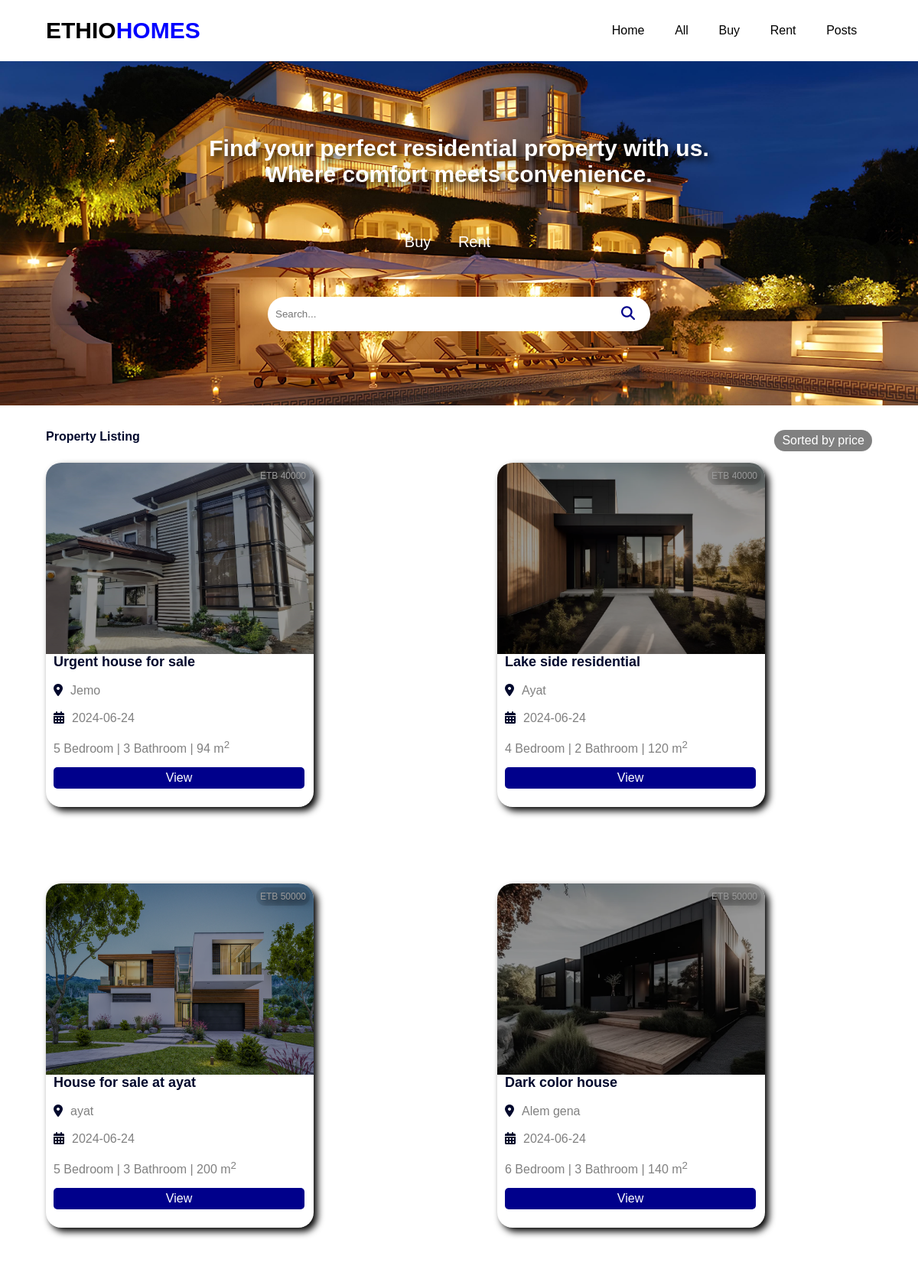
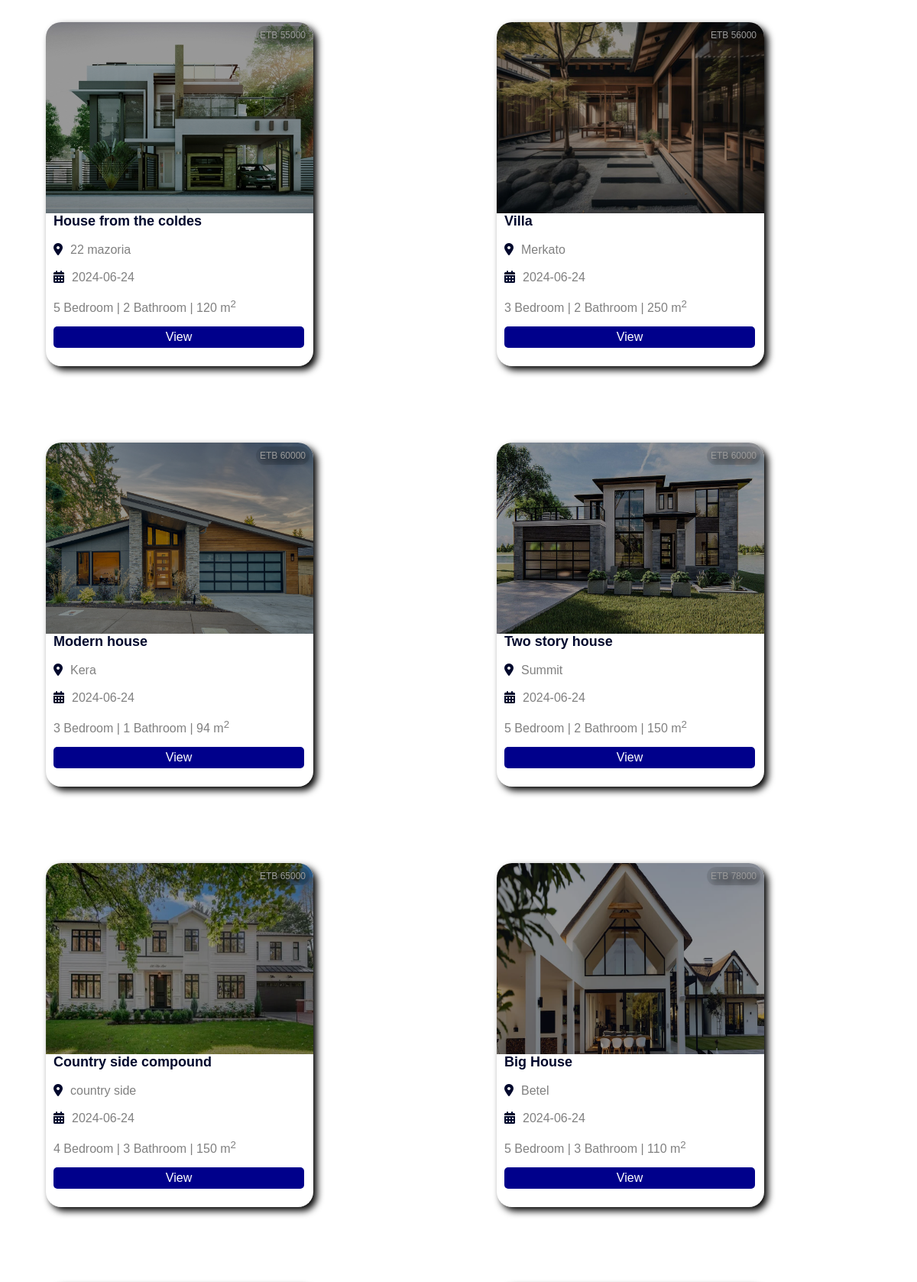
Screenshot of /html/buy_page.php (signed in, upper part) with the database file from the repository (2 pictures, top to bottom).
### tables this page shows
CREATE TABLE `house_table` (
  `house_id` int(10) NOT NULL,
  `house_image` varchar(100) NOT NULL,
  `image_1` varchar(100) NOT NULL,
  `image_2` varchar(100) NOT NULL,
  `image_3` varchar(100) NOT NULL,
  `image_4` varchar(100) NOT NULL,
  `image_5` varchar(100) NOT NULL,
  `house_name` varchar(100) NOT NULL,
  `house_price` int(10) NOT NULL,
  `house_location` varchar(100) NOT NULL,
  `house_bedroom` int(10) NOT NULL,
  `house_bathroom` int(10) NOT NULL,
  `house_area` int(10) NOT NULL,
  `house_status` tinyint(1) NOT NULL,
  `house_promotion` tinyint(1) NOT NULL,
  `house_rating` float NOT NULL,
  `house_review_number` int(10) NOT NULL,
  `buy_or_sale` tinyint(1) NOT NULL,
  `date` date NOT NULL,
  `user_id` int(11) NOT NULL
);

### html/buy_page.php (the view, shortened to what this page needs)
<?php
    include ("../php/connection.php");
    if(isset($_SESSION['user_id'])){
?>
<!DOCTYPE html>
<html>
<head>
    <link rel="stylesheet" href="../css/buy_and_rent_page.css">
    <link rel="stylesheet" href="https://cdnjs.cloudflare.com/ajax/libs/font-awesome/6.5.2/css/all.min.css" />
</head>
<body>
    <section class="section_1">
        <header>
            <h1>ETHIO<span>HOMES</span></h1>
            <nav>
                <a href="home_page.php">Home</a>
                <a href="all_page.php">All</a>
                <a href="buy_page.php">Buy</a>
                <a href="rent_page.php">Rent</a>
                <a href="post_page.php">Posts</a>
            </nav>
        </header>
        <main class="main" style="background: url('../assets/house_with_orange_lights.jpeg'); background-size: cover; background-position: center;">
            <div class="text">
                <h1>Find your perfect residential property with us.</h1>
                <h1>Where comfort meets convenience.</h1>
            </div>
            <div class="buy_or_rent">
                <a href="buy_page.php">Buy</a>
                <a href="rent_page.php">Rent</a>
            </div>
            <div class="search_bar">
                <input type="search" placeholder="Search..." id="search_bar">
                <button onclick="search_bar()"><i class="fa-solid fa-search"></i></button>
            </div>
        </main>
    <div class="section_2">
        <div class="top">
            <p>Property Listing</p>
            <p>Sorted by price</p>
        </div>
        <div class="container">
            <?php
                $sql_2 = "SELECT * FROM house_table WHERE buy_or_sale='1' ORDER BY house_price";
                $house_table_2 = mysqli_query($connection, $sql_2);
                if(mysqli_num_rows($house_table_2) > 0){
                    while($row_2 = mysqli_fetch_assoc($house_table_2)){
            ?>
            <div id="houses">
                <div class="image">
                    <img src="../z_databse_assets/<?php if(!empty($row_2['house_image'] || $row_2['house_image'] != "")){ echo $row_2['house_image']; } else{ echo "no_image.jpg"; } ?>">
                </div>
                <div id="details">
                    <h1><?php if(!empty($row_2['house_name'] || $row_2['house_name'] != "")){ echo $row_2['house_name']; } else{?> N/A <?php } ?></h1><br>
                    <p>ETB <?php if(!empty($row_2['house_price'] || $row_2['house_price'] != 0)){ echo $row_2['house_price']; } else{?> N/A <?php } ?></p>
                    <i class="fa-solid fa-location-dot"></i><p><?php if(!empty($row_2['house_location'] || $row_2['house_location'] != "")){ echo $row_2['house_location']; } else{?> N/A <?php } ?></p><br><br>
                    <i class="fa-solid fa-calendar-days"></i><p><?php if(empty($row_2['date']) || $row_2['date'] == "0000-00-00"){ ?> N/A <?php }else{ echo $row_2['date']; } ?></p><br><br>
                    <p><?php if(!empty($row_2['house_bedroom'] || $row_2['house_bedroom'] != 0)){ echo $row_2['house_bedroom']; } else{?> N/A <?php } ?> Bedroom | </p>
                    <p><?php if(!empty($row_2['house_bathroom'] || $row_2['house_bathroom'] != 0)){ echo $row_2['house_bathroom']; } else{?> N/A <?php } ?> Bathroom | </p>
                    <p><?php if(!empty($row_2['house_area'] || $row_2['house_area'] != 0)){ echo $row_2['house_area']; } else{?> N/A <?php } ?> m<sup>2</sup></p>
                    <a href="view_page/view_page.php?house_id=<?php echo $row_2['house_id']; ?>">View</a>
                </div>
            </div>
            <?php
                    }
                }
            ?>
        </div>
    </div>
</body>
</html>
<?php
    }
    else{
        header("Location: log_in_page.php?buy_Page=2");
    }
?>

### css/buy_and_rent_page.css (style rules this page uses)
* { font-family: Arial; margin: 0; padding: 0; }
.section_1 { color: white; }
.section_1 header { display: flex; justify-content: space-between; align-items: center; height: 4vh; padding: 2% 5%; }
.section_1 header h1 { color: black; }
.section_1 header h1 span { color: blue; }
.section_1 header h1 { display: inline; font-size: 30px; font-weight: 800; }
.section_1 header nav { display: flex; justify-content: space-around; width: 30vw; }
.section_1 header nav a { position: relative; color: black; text-decoration: none; font-weight: 500; z-index: 3; }
.section_1 header nav a::after { content: ""; position: absolute; left: 0; bottom: -6px; border-radius: 20px; height: 2px; width: 0; background-color: black; transition: 1s; }
.section_1 .main { display: flex; flex-direction: column; justify-content: center; align-items: center; color: white; font-size: 20px; text-shadow: 5px 5px 10px black; width: 100%; height: 450px; }
.section_1 .main .text { display: flex; flex-direction: column; justify-content: center; align-items: center; margin-bottom: 60px; }
.section_1 .main .buy_or_rent { margin-bottom: 60px; }
.section_1 .main .buy_or_rent a { position: relative; color: white; font-weight: 500; text-decoration: none; text-shadow: 5px 5px 10px black; margin-right: 30px; z-index: 3; }
.section_1 .main .buy_or_rent a::after { content: ""; position: absolute; left: 0; bottom: -6px; border-radius: 20px; height: 2px; width: 0; background-color: white; transition: 1s; }
.section_1 .main .search_bar { position: relative; width: 500px; z-index: 3; }
.section_1 .main .search_bar input { color: #00082c; border: none; border-radius: 100px; width: 100%; height: 45px; padding: 10px; padding-right: 44px; outline: none; }
.section_1 .main .search_bar button { position: absolute; top: 27%; right: 20px; cursor: pointer; color: darkblue; font-size: 18px; border: none; background: transparent; }
.section_2 { padding: 4vh 5vw; }
.section_2 .top { display: flex; justify-content: space-between; margin-bottom: 15px; }
.section_2 .top p:first-of-type { color: #00082c; font-weight: 600; }
.section_2 .top p:last-of-type { color: white; border-radius: 30px; padding: 5px 10px; background: gray; }
.section_2 .container { display: grid; grid-template-columns: 1fr 1fr 1fr; grid-gap: 100px; }
.section_2 #houses { position: relative; border-radius: 20px; box-shadow: 5px 5px 10px black; width: 350px; height: 450px; background: white; overflow: hidden; transition: 1s; }
.section_2 #houses .image { width: 100%; height: 250px; overflow: hidden; }
.section_2 #houses .image img { filter: brightness(60%); width: 100%; height: 100%; transition: 1s; }
.section_2 #houses #details { width: 318px; height: 200px; padding-left: 10px; padding-right: 20px; }
.section_2 #houses #details h1 { color: #00082c; font-size: 18px; font-weight: 800; }
.section_2 #houses #details p { display: inline; color: gray; }
.section_2 #houses #details i { color: #00082c; margin-right: 10px; }
.section_2 #houses #details p:first-of-type { position: absolute; top: 5px; right: 5px; color: white; font-size: 12px; border-radius: 100px; padding: 5px; backdrop-filter: blur(20px); text-shadow: 5px 5px 10px black; filter: brightness(60%); transition: 1s; }
.section_2 #houses #details p:nth-of-type(n+4) { display: inline; }
.section_2 #houses #details a { display: flex; justify-content: center; align-items: center; color: white; text-decoration: none; border-radius: 5px; width: 100%; margin-top: 15px; padding: 5px 5px; background: darkblue; }
@media (max-width: 1350px) { .section_2 .container { display: grid; grid-template-columns: 1fr 1fr; grid-gap: 100px; } }

### rows the page displays
house_table: house_image (picture), house_name "Urgent house for sale", house_price "40000", house_location "Jemo", date "2024-06-24", house_bedroom "5", house_bathroom "3", house_area "94"
house_table: house_image (picture), house_name "Lake side residential", house_price "40000", house_location "Ayat", date "2024-06-24", house_bedroom "4", house_bathroom "2", house_area "120"
house_table: house_image (picture), house_name "House for sale at ayat", house_price "50000", house_location "ayat", date "2024-06-24", house_bedroom "5", house_bathroom "3", house_area "200"
house_table: house_image (picture), house_name "Dark color house", house_price "50000", house_location "Alem gena", date "2024-06-24", house_bedroom "6", house_bathroom "3", house_area "140"
house_table: house_image (picture), house_name "House from the coldes", house_price "55000", house_location "22 mazoria", date "2024-06-24", house_bedroom "5", house_bathroom "2", house_area "120"
house_table: house_image (picture), house_name "Villa", house_price "56000", house_location "Merkato", date "2024-06-24", house_bedroom "3", house_bathroom "2", house_area "250"
house_table: house_image (picture), house_name "Modern house", house_price "60000", house_location "Kera", date "2024-06-24", house_bedroom "3", house_bathroom "1", house_area "94"
house_table: house_image (picture), house_name "Two story house", house_price "60000", house_location "Summit", date "2024-06-24", house_bedroom "5", house_bathroom "2", house_area "150"
house_table: house_image (picture), house_name "Country side compound", house_price "65000", house_location "country side", date "2024-06-24", house_bedroom "4", house_bathroom "3", house_area "150"
house_table: house_image (picture), house_name "Big House", house_price "78000", house_location "Betel", date "2024-06-24", house_bedroom "5", house_bathroom "3", house_area "110"
